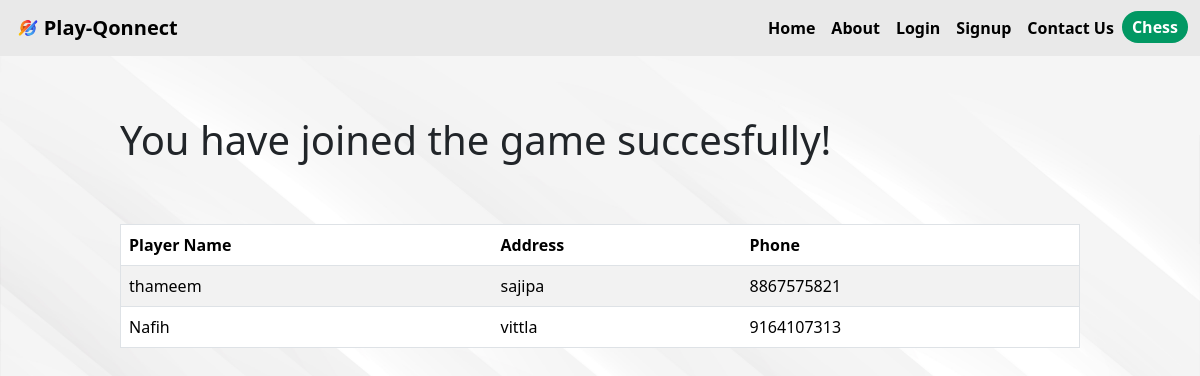
The page /game/2/players_list (signed in) on the database its author committed.
### app.py (models this page shows)
class Player(db.Model):
    id = db.Column(db.Integer, primary_key=True)
    game_id = db.Column(db.Integer, db.ForeignKey('game.id'), nullable=False)
    player_name = db.Column(db.String(255), nullable=False)
    player_address = db.Column(db.String(255), nullable=False)
    player_phone = db.Column(db.String(15), nullable=True)

### app.py (the view)
@app.route('/game/<int:game_id>/players_list')
@login_required
def players_list(game_id):
    game = Game.query.get_or_404(game_id)
    players = game.players
    return render_template('players_list.html', players=players)

### app.py (called while the page is built)
@login_manager.user_loader
def load_user(user_id):
    return User.query.get(int(user_id))

### templates/players_list.html
{% extends 'layout.html' %} {% block title %} Players List {% endblock title %}
{% block body %}
<h1 class="turftab">You have joined the game succesfully!</h1>
<div class="turftab">
  <table border="1" class="table table-striped">
    <thead>
      <tr>
        <th>Player Name</th>
        <th>Address</th>
        <th>Phone</th>
      </tr>
    </thead>
    <tbody>
      {% for player in players %}
      <tr>
        <td>{{ player.player_name }}</td>
        <td>{{ player.player_address }}</td>
        <td>{{ player.player_phone }}</td>
      </tr>
      {% endfor %}
    </tbody>
  </table>
</div>
{% endblock body %}

### static/css/style.css (style rules this page uses)
body { background-image: url(../img/17580.jpg); background-size: 100% 180%; background-repeat: no-repeat; object-fit: cover; scroll-behavior: smooth; }
.turftab { width: 80%; margin: auto; margin-top: 5%; }

### rows shown on the page
Player: player_name "thameem", player_address "sajipa", player_phone "8867575821"
Player: player_name "Nafih", player_address "vittla", player_phone "9164107313"
